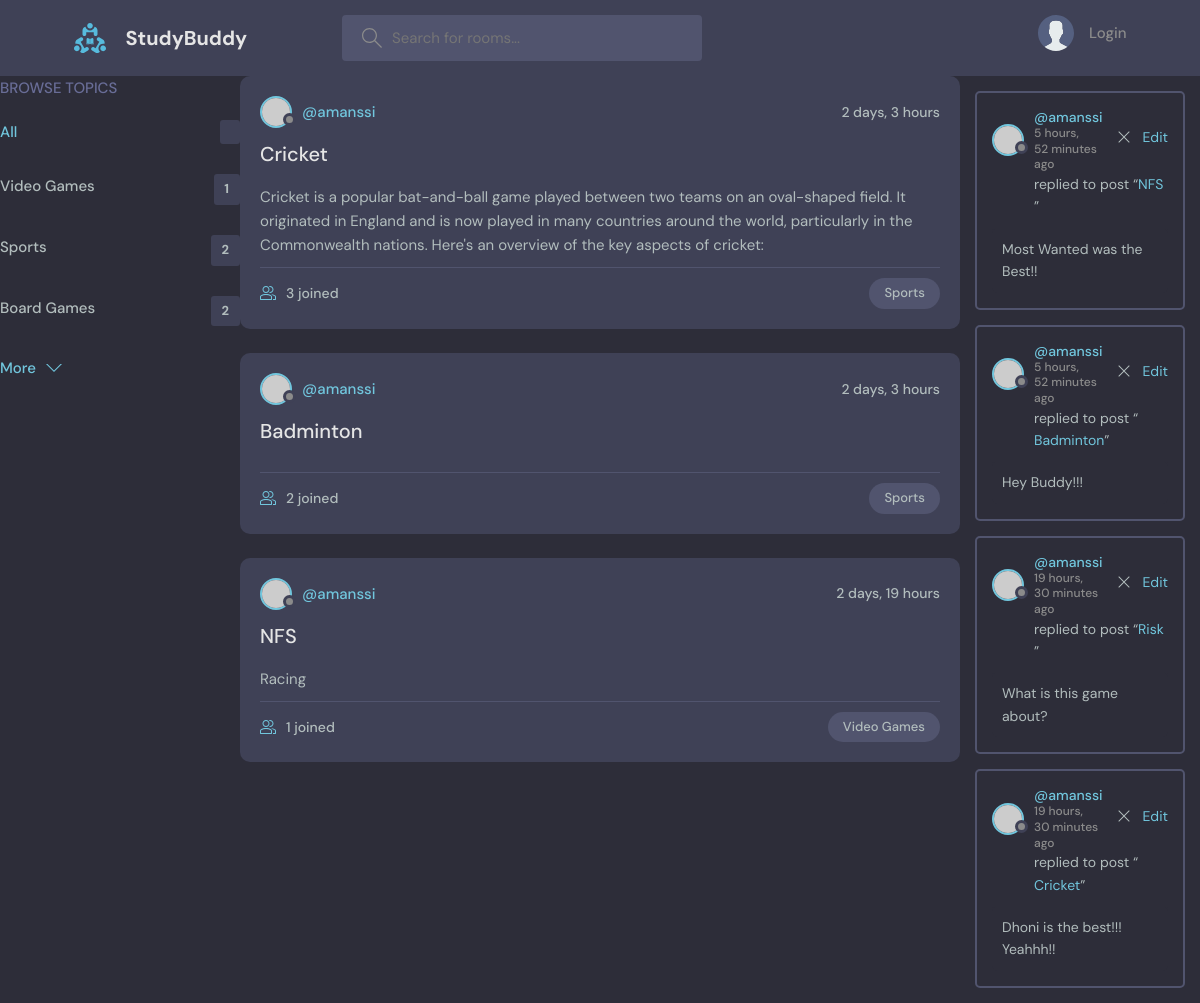
The page /user_profile/amanssi/ on the database as committed earlier.
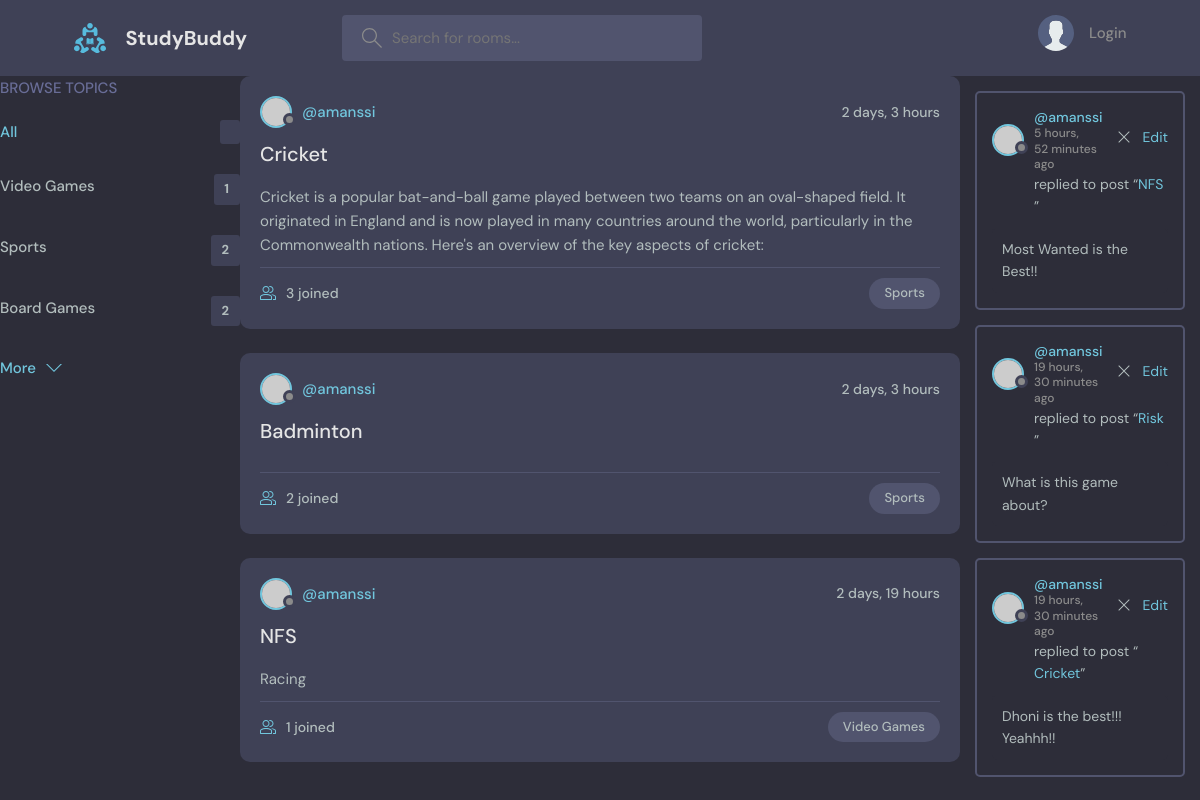
The same page on the database as committed later.
### base/models.py (models this page shows)
class Topic(models.Model):
    name = models.CharField(max_length=200)
    def __str__(self):
        return self.name

class Room(models.Model):
    host = models.ForeignKey(User, on_delete=models.CASCADE, null=True)
    topic = models.ForeignKey(Topic, on_delete=models.CASCADE, null=True)
    name = models.CharField(max_length=200)
    description = models.TextField(null=True, blank=True)
    participants = models.ManyToManyField(User, related_name='participants', blank=True)
    updated = models.DateTimeField(auto_now=True)
    created = models.DateTimeField(auto_now_add=True)
    class Meta:
        ordering = ['-updated', '-created']
    def __str__(self):
        return self.name

class Message(models.Model):
    user = models.ForeignKey(User, on_delete=models.CASCADE, default='amanssi')
    room = models.ForeignKey(Room, on_delete=models.CASCADE, )
    body = models.TextField()
    updated = models.DateTimeField(auto_now=True)
    created = models.DateTimeField(auto_now_add=True)
    def __str__(self):
        return self.body[:50]

### base/views.py (the view)
# urls.py: path('user_profile/<str:pk>/', views.userProfile, name="userProfile_name"),
def userProfile(request, pk):
    curUser=User.objects.get(username=pk)
    curUser_messages=curUser.message_set.all().order_by('-created')
    curUser_rooms=curUser.room_set.all()
    topics=Topic.objects.filter()
    context={'allMessages':curUser_messages, 'rooms':curUser_rooms, 'topics':topics}
    return render(request, 'base/user_profile.html', context)

### base/templates/base/user_profile.html (shortened to what this page needs)
{% extends 'main.html' %}
{% block content %}
<div class="profile-container">
    <div>
        {% include 'base/topicsComponent.html' %}
    </div>
    <div>
        {% include 'base/feedComponent.html' %}
    </div>
    <div>
        {% include 'base/activityComponent.html' %}
    </div>
</div>
{% endblock content %}

### base/templates/base/topicsComponent.html
<div class="topics">
    <div class="topics__header">
      <h2>Browse Topics</h2>
    </div>
    <ul class="topics__list">
      <li>
        <a href="{% url 'home_name' %}" class="active">All <span>{{rooms_count}}</span></a>
      </li>
      {% for topic in topics %}
      <li>
        <a href="{% url 'home_name' %}?query={{topic.name}}">{{topic.name}}<span>{{topic.room_set.all.count}}</span></a>
      </li>
      {% endfor %}
    </ul>
    <a class="btn btn--link" href="topics.html">
      More
      <svg version="1.1" xmlns="http://www.w3.org/2000/svg" width="32" height="32" viewBox="0 0 32 32">
        <title>chevron-down</title>
        <path d="M16 21l-13-13h-3l16 16 16-16h-3l-13 13z"></path>
      </svg>
    </a>
  </div>

### base/templates/base/feedComponent.html (shortened to what this page needs)
{% for room in rooms %}
<div class="roomListRoom">
    <div class="roomListRoom__header">
    <a href="{% url 'userProfile_name' room.host.username %}" class="roomListRoom__author">
        <div class="avatar avatar--small">
        <img src="https://randomuser.me/api/portraits/women/11.jpg" />
        </div>
        <span>@{{room.host.username}}</span>
    </a>
    <div class="roomListRoom__actions">
        <span>{{room.created|timesince}}</span>
    </div>
    </div>
    <div class="roomListRoom__content">
    <a href="{% url 'room_name' room.id %}">{{room.name}}</a>
    <p>{{room.description}}</p>
    </div>
    <div class="roomListRoom__meta">
    <a href="{% url 'room_name' room.id %}" class="roomListRoom__joined">
        {{room.participants.count}} joined
    </a>
    <p class="roomListRoom__topic">{{room.topic}}</p>
    </div>
</div>
{% endfor %}

### base/templates/base/activityComponent.html
{% for message in allMessages %}
<div class="activities__box">
    <div class="activities__boxHeader roomListRoom__header">
      <a href="{% url 'userProfile_name' message.user.username %}" class="roomListRoom__author">
        <div class="avatar avatar--small">
          <img src="https://randomuser.me/api/portraits/women/11.jpg" />
        </div>
        <p>
          @{{message.user}}
          <span>{{message.created|timesince}} ago</span>
        </p>
      </a>
      <div class="roomListRoom__actions">
        <a href="{% url 'delete-message_name' message.id %}">
          <svg version="1.1" xmlns="http://www.w3.org/2000/svg" width="32" height="32" viewBox="0 0 32 32">
            <title>Remove</title>
            <path
              d="M27.314 6.019l-1.333-1.333-9.98 9.981-9.981-9.981-1.333 1.333 9.981 9.981-9.981 9.98 1.333 1.333 9.981-9.98 9.98 9.98 1.333-1.333-9.98-9.98 9.98-9.981z"
            ></path>
          </svg>
        </a>
        <a href="{% url 'edit-message_name' message.id %}"> <p>Edit</p> </a>
      </div>
    </div>
    <div class="activities__boxContent">
      <p>replied to post “<a href="{% url 'room_name' message.room.id %}">{{message.room}}</a>”</p>
      <div class="activities__boxRoomContent">
        {{message}}
      </div>
    </div>
  </div>
{% endfor %}

Rows that differ between the two databases and show on the page:
removed Message: user "amanssi", created "5 hours, 52 minutes", room "Badminton", body "Hey Buddy!!!"
changed Message "NFS": body "Most Wanted was the Best!!" → "Most Wanted is the Best!!"
